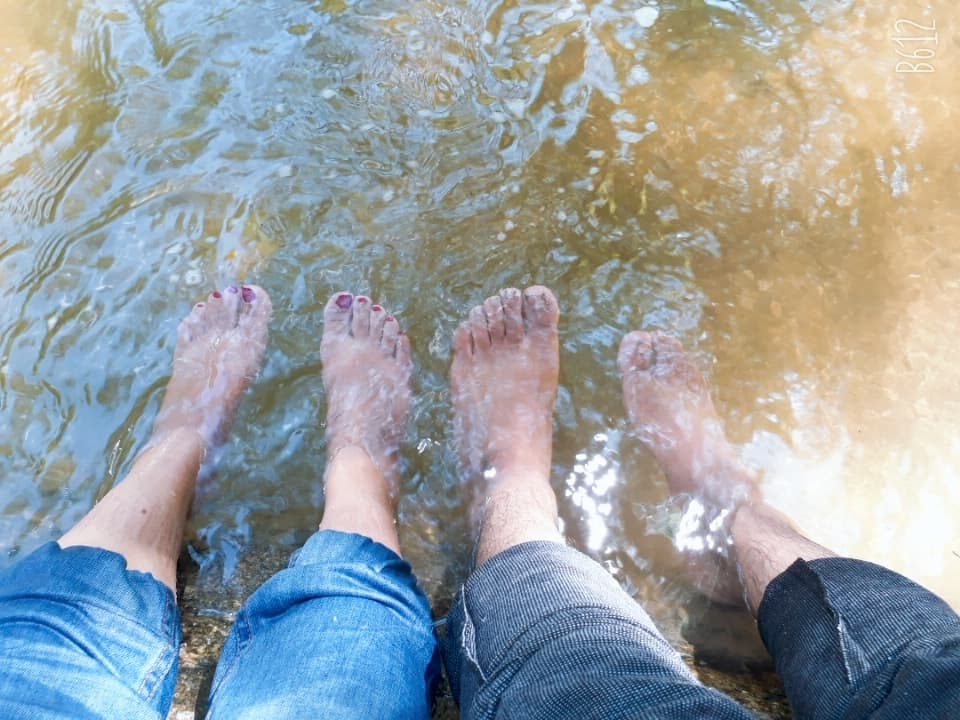
#> input picture image_data/input.jpg, 960 x 720 px
$ python color_stretch.py
#> lines starting #> are read from the running program, lines starting #| are printed output that depends on the picture
"""
Created on Tue Oct 30 11:16:51 2018

@author: Binish125
"""

import cv2
import numpy as np
import matplotlib.pyplot as plt


class stretcher:
    def __init__(self):
        self.img=[];
        self.newImage=[];
        self.pix_number=0;
        self.redOnly=[];
        self.blueOnly=[];
        self.greenOnly=[];
        self.L=256;


    def stretch(self,input_image):
#> called with input_image = 'image_data/input.jpg'
        self.img=cv2.imread(input_image);
#> self.img is the input picture: shape (720, 960, 3); mean B, G, R 162.8, 159.8, 152.6
        self.pix_number=np.ma.count(self.img);
#> self.pix_number = 2073600
        number_of_cols=int(self.img[1].size/3)
#> number_of_cols = 960
        number_of_rows=(int(np.ma.count(self.img)/self.img[1].size))
#> number_of_rows = 720
        self.newImage=np.random.randint(0,1,size=(number_of_rows,number_of_cols,3))
#> self.newImage: shape (720, 960, 3) int64; every value is 0

        self.redOnly=np.random.randint(0, 1, size=(number_of_rows, number_of_cols))
#> self.redOnly: shape (720, 960) int64; every value is 0
        self.greenOnly=np.random.randint(0, 1, size=(number_of_rows, number_of_cols))
        self.blueOnly=np.random.randint(0, 1, size=(number_of_rows, number_of_cols))

        for i in range(number_of_rows):
            for j in range(number_of_cols):
                self.blueOnly[i][j]=self.img[i][j][0]
                self.greenOnly[i][j]=self.img[i][j][1]
                self.redOnly[i][j]=self.img[i][j][2]
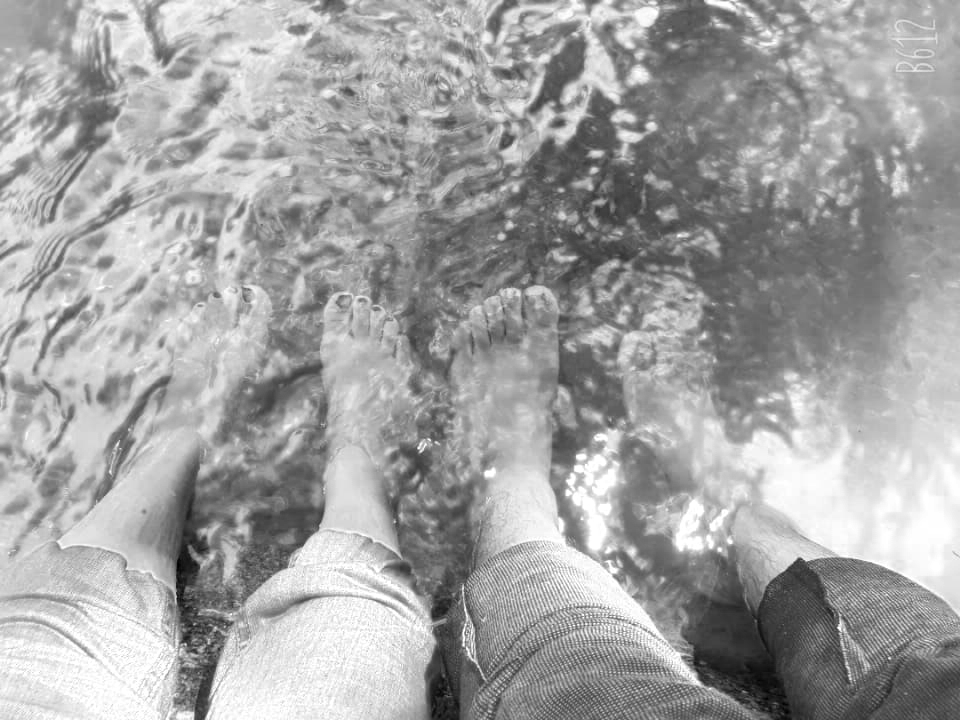
#> self.blueOnly: shape (720, 960) int64; min 0, max 255, mean 162.8
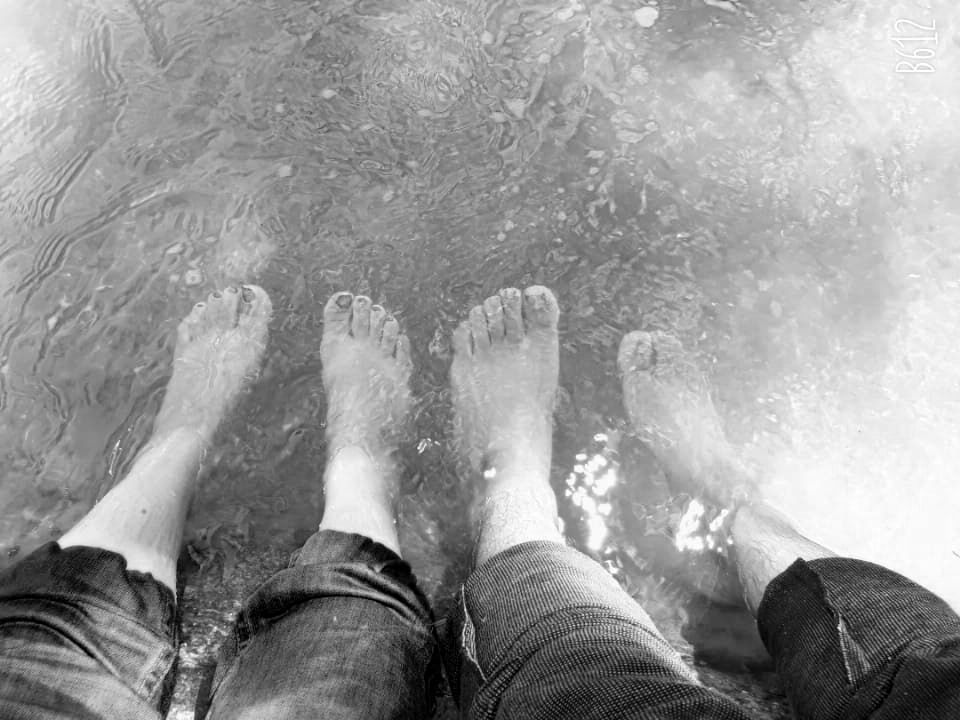
#> self.redOnly: shape (720, 960) int64; min 0, max 255, mean 152.6

        x,a,d=plt.hist(self.blueOnly.ravel(),256,[0,256],label='x')
#> x = 256 values, max 7543 at index 255, min 2 at index 1, mean 2700; a = 257 values from 0 to 256; d = 256 items
        y,b,e=plt.hist(self.greenOnly.ravel(),256,[0,256],label='y')
#> y = 256 values, max 7973 at index 171, min 14 at index 1, mean 2700; b = 257 values from 0 to 256; e = 256 items
        z,c,f=plt.hist(self.redOnly.ravel(),256,[0,256],label='z')
#> z = 256 values, max 6092 at index 147, min 227 at index 254, mean 2700; c = 257 values from 0 to 256; f = 256 items

        arr=np.vstack([x,y,z])
        k=np.zeros(3)
        sk=np.zeros(3)
        k[0]=np.sum(x)
        k[1]=np.sum(y)
        k[2]=np.sum(z)

        prk_list=np.empty((3,len(x)));
        sk_list=np.empty((3,len(x)));
        last_list=np.empty((3,len(x)));

        for n in range(3):
            for i in range(len(x)):
                prk=arr[n][i]/k[n]
                sk[n]+=prk
                last=(self.L-1)*sk[n]
                rem= int(last % last if last!=0 else 0)
                last=int(last+1 if rem >=0.5 else last)
                prk_list[n][i]=prk
                sk_list[n][i]=sk[n]
                last_list[n][i]=last
#> after the loop, sk = [1, 1, 1]

        for i in range(number_of_rows):
            for j in range(number_of_cols):
                num_red=self.redOnly[i][j]
                if num_red != last_list[2][num_red]:
                    self.redOnly[i][j]=last_list[2][num_red]
                num_green=self.greenOnly[i][j]
                if num_green != last_list[1][num_green]:
                    self.greenOnly[i][j]=last_list[1][num_green]
                num_blue=self.blueOnly[i][j]
                if num_blue != last_list[0][num_blue]:
                    self.blueOnly[i][j]=last_list[0][num_blue]
                self.newImage[i][j][0]=self.blueOnly[i][j]
                self.newImage[i][j][1]=self.greenOnly[i][j]
                self.newImage[i][j][2]=self.redOnly[i][j]
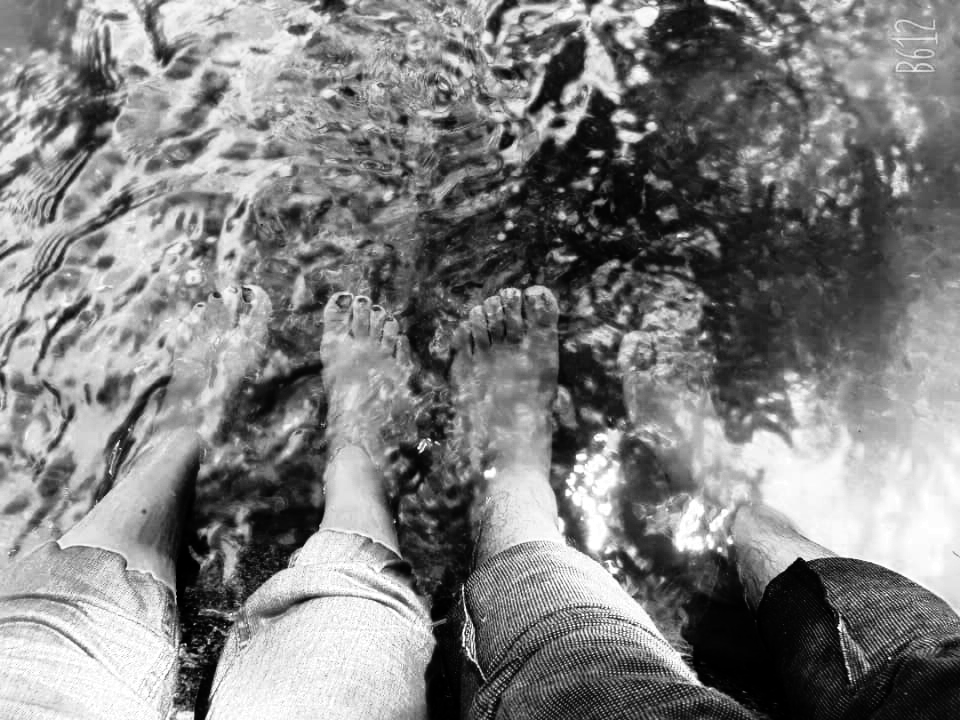
#> self.blueOnly: shape (720, 960) int64; min 0, max 255, mean 127.8
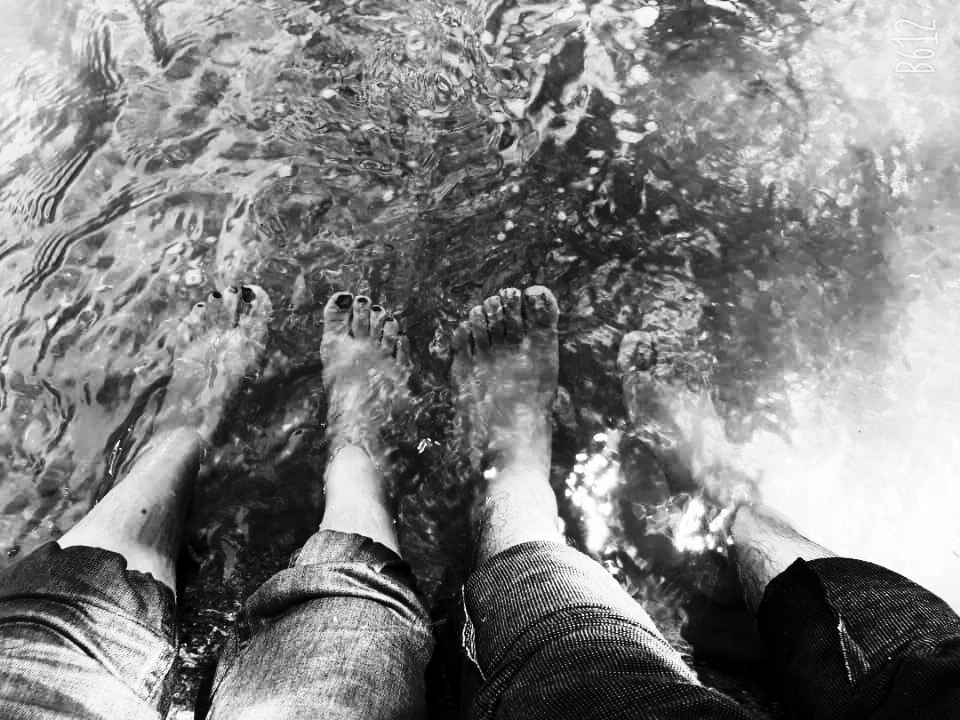
#> self.greenOnly: shape (720, 960) int64; min 0, max 255, mean 127.9
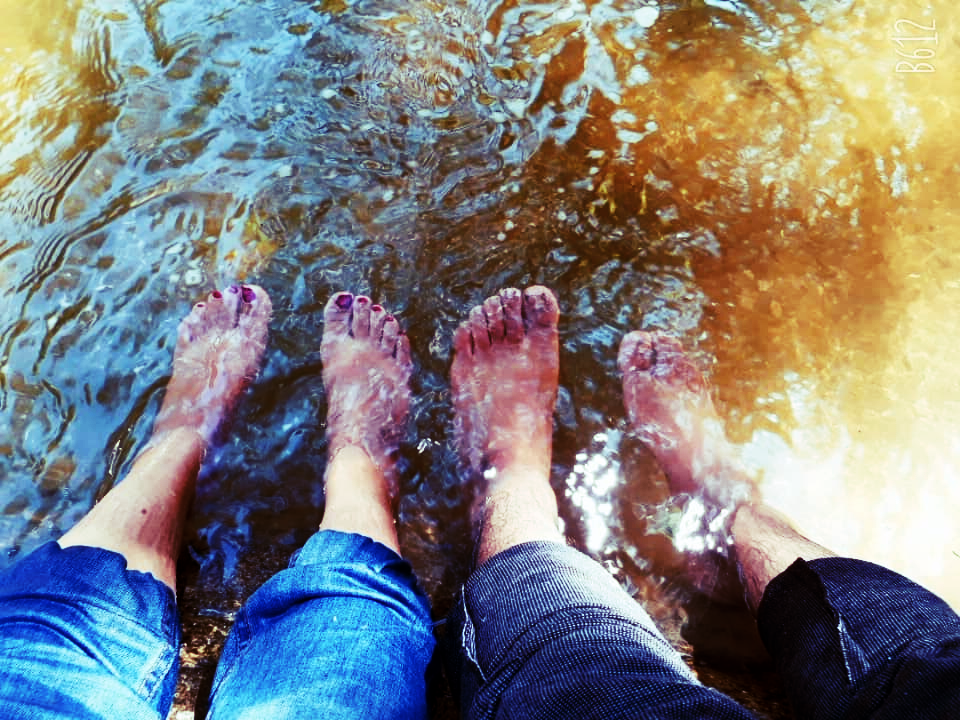
#> self.newImage: shape (720, 960, 3) int64; mean of channels 0, 1, 2 127.8, 127.9, 127.7; drawn as B, G, R
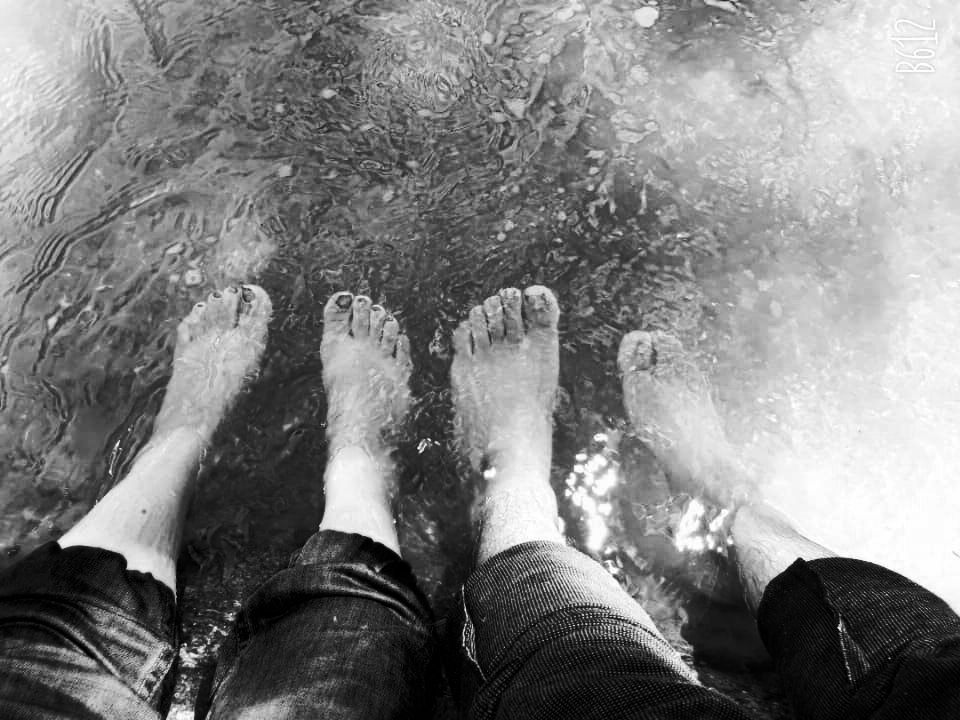
#> self.redOnly: shape (720, 960) int64; min 0, max 255, mean 127.7

        cv2.imwrite("output_data/output.jpg",self.newImage)

    def plotHistogram(self):
        #needs to be fixed
         plt.hist(self.newImage.ravel(),256,[0,256])

    def showImage(self):
        newImage=cv2.imread("output_data/output.jpg");
        cv2.imshow("Output-Image",newImage);
        cv2.imshow("Input-Image",self.img);
        cv2.waitKey(5000)
        cv2.destroyAllWindows()


st=stretcher();
st.stretch('image_data/input.jpg');
st.plotHistogram();
st.showImage();
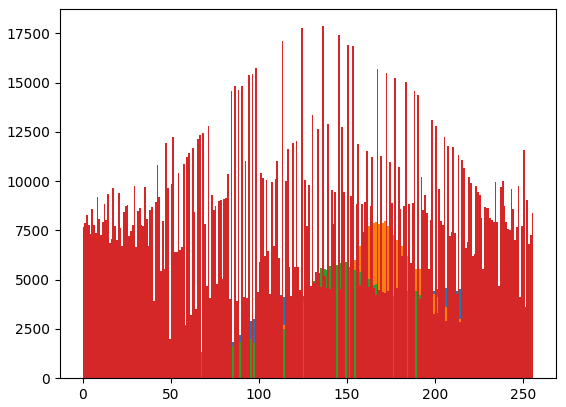
#> figure drawn by matplotlib, 1 panel; tallest bar 7543 high, from x = 255 to 256; tallest bar 7973 high, from x = 171 to 172; tallest bar 6092 high, from x = 147 to 148
